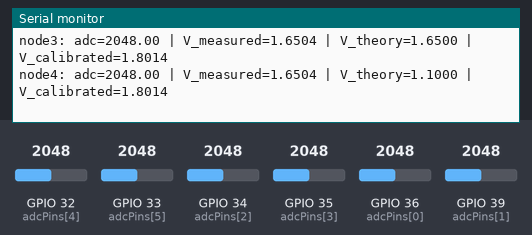
A sketch run on a simulated ESP32. Shown: the last lines printed to the serial monitor. The inputs (shaded band) are chosen by the test bench; at power-on: GPIO 34 (adcPins[2]) = 2048, GPIO 32 (adcPins[4]) = 2048, GPIO 33 (adcPins[5]) = 2048, GPIO 35 (adcPins[3]) = 2048, GPIO 36 (adcPins[0]) = 2048, GPIO 39 (adcPins[1]) = 2048 (analog values on the 0–4095 scale).

Above: at 4.2 s.
4.3 s: GPIO 34 (adcPins[2]) set to 2866
At 5.5 s:
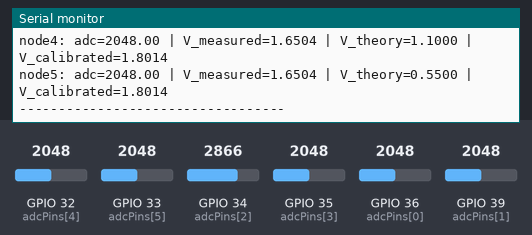
5.8 s: GPIO 32 (adcPins[4]) set to 2866
At 6.65 s:
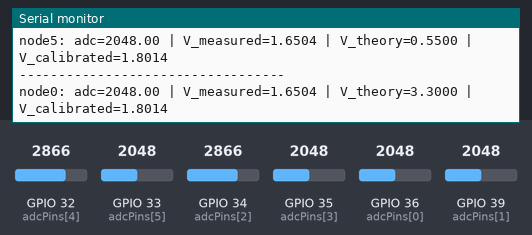
7.3 s: GPIO 33 (adcPins[5]) set to 2866
At 8.5 s:
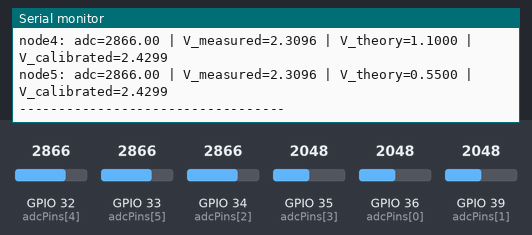
8.8 s: GPIO 35 (adcPins[3]) set to 2866
At 9.93 s:
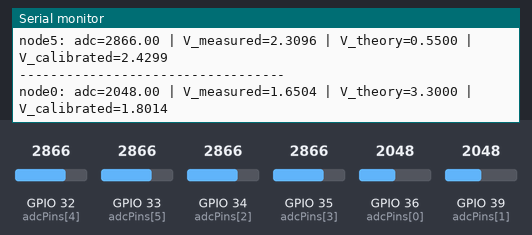
10.3 s: GPIO 36 (adcPins[0]) set to 2866
At 10.35 s:
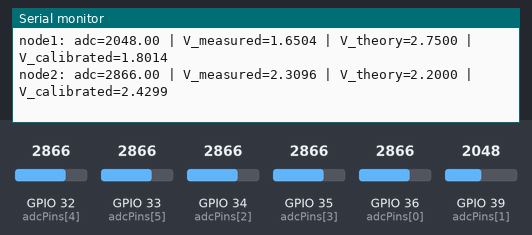
11.8 s: GPIO 39 (adcPins[1]) set to 2866
At 13.21 s:
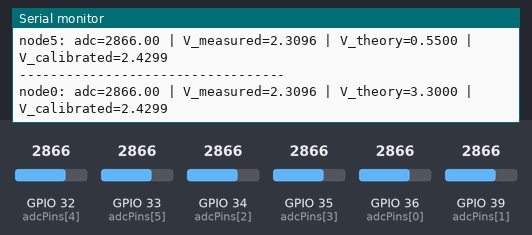
Timing chart, 0 to 14.3 s (numbered marks = the images above; inputs shaded):
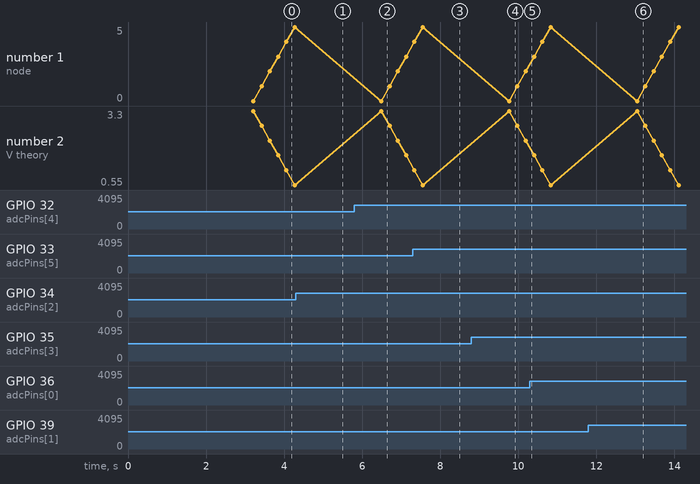

Measured:
- after the input at 7.3 s, the serial monitor: prints a new line after 0.25 s (image 3)

The sketch:

sheet4.ino
```cpp
const float a0 = 0.070938;
const float a1 = 0.000899733;
const float a2 = -0.000000026745;

float calibrateADC(float raw) {
  return a0 + a1 * raw + a2 * raw * raw;
}

#define NUM_NODES 6
#define NUM_SAMPLES 100
#define VREF 3.30
#define ADC_MAX 4095.0
#define N_RESISTORS 6


int adcPins[NUM_NODES] = {36, 39, 34, 35, 32, 33};


void setup() {
  Serial.begin(115200);
  delay(3000);
  Serial.println("STARTING...");
  analogReadResolution(12);
  analogSetAttenuation(ADC_11db);
}

void loop() {

  for (int k = 0; k < NUM_NODES; k++) {

    long sum = 0;
    for (int i = 0; i < NUM_SAMPLES; i++) {
      sum += analogRead(adcPins[k]);
      delay(2);
    }

    float adcMean = sum / (float)NUM_SAMPLES;
    float Vmeasured = adcMean * VREF / ADC_MAX;
    float Vtheory = VREF * (1.0f - (float)k / N_RESISTORS);
    float Vcal = calibrateADC(adcMean);

    Serial.print("node");
    Serial.print(k);
    Serial.print(": adc=");
    Serial.print(adcMean, 2);

    Serial.print(" | V_measured=");
    Serial.print(Vmeasured, 4);

    Serial.print(" | V_theory=");
    Serial.print(Vtheory, 4);

    Serial.print(" | V_calibrated=");
    Serial.println(Vcal, 4);
  }

  Serial.println("----------------------------------");
  delay(2000);
}
```
